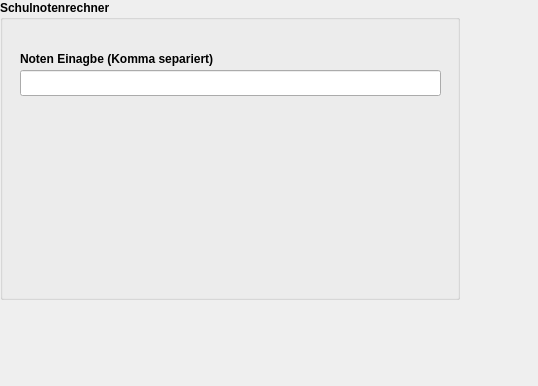
<?xml version="1.0" encoding="UTF-8"?>
<ui version="4.0">
 <class>Form</class>
 <widget class="QWidget" name="Form">
  <property name="geometry">
   <rect>
    <x>0</x>
    <y>0</y>
    <width>538</width>
    <height>386</height>
   </rect>
  </property>
  <property name="windowTitle">
   <string>Form</string>
  </property>
  <widget class="QGroupBox" name="groupBox">
   <property name="geometry">
    <rect>
     <x>0</x>
     <y>0</y>
     <width>460</width>
     <height>300</height>
    </rect>
   </property>
   <property name="minimumSize">
    <size>
     <width>460</width>
     <height>300</height>
    </size>
   </property>
   <property name="maximumSize">
    <size>
     <width>460</width>
     <height>300</height>
    </size>
   </property>
   <property name="font">
    <font>
     <bold>true</bold>
    </font>
   </property>
   <property name="title">
    <string>Schulnotenrechner</string>
   </property>
   <widget class="QLabel" name="label">
    <property name="geometry">
     <rect>
      <x>20</x>
      <y>50</y>
      <width>221</width>
      <height>18</height>
     </rect>
    </property>
    <property name="text">
     <string>Noten Einagbe (Komma separiert)</string>
    </property>
   </widget>
   <widget class="QLineEdit" name="input">
    <property name="geometry">
     <rect>
      <x>20</x>
      <y>70</y>
      <width>421</width>
      <height>26</height>
     </rect>
    </property>
   </widget>
   <widget class="QLabel" name="result">
    <property name="geometry">
     <rect>
      <x>20</x>
      <y>100</y>
      <width>421</width>
      <height>81</height>
     </rect>
    </property>
    <property name="text">
     <string/>
    </property>
   </widget>
  </widget>
 </widget>
 <resources/>
 <connections/>
</ui>
